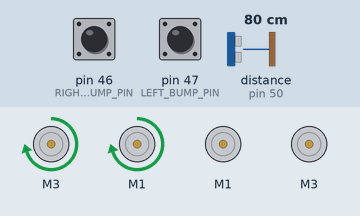
A sketch run on a simulated Arduino Mega 2560, built with avr-gcc and run on an emulated ATmega2560. Shown: 4 × DC motor (green arrow = forward, orange = backward, longer = faster). The test bench sets the inputs (shaded band); at power-on: pin 46 (RIGHT_BUMP_PIN) HIGH, pin 47 (LEFT_BUMP_PIN) HIGH, distance to the obstacle (sensor on pin 50) 80 cm. The echo pulse lasts 58.3 µs per cm; what the sketch prints to the serial monitor is not drawn.

Above: at 1.2 s.
1.3 s: pin 46 (RIGHT_BUMP_PIN) pulled LOW for 0.15 s
At 1.6 s:
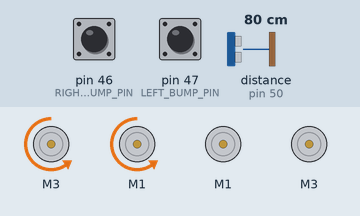
3.7 s: pin 47 (LEFT_BUMP_PIN) pulled LOW for 1 s
At 6.3 s:
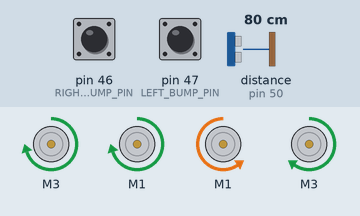
7.0 s: pin 47 (LEFT_BUMP_PIN) pulled LOW for 3.2 s
At 7.8 s:
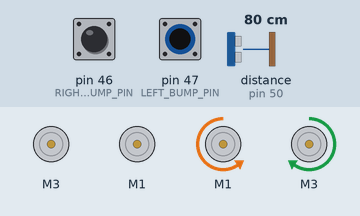
11.7 s: pin 46 (RIGHT_BUMP_PIN) pulled LOW for 1 s
At 14.8 s:
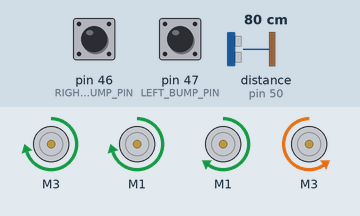
Timing chart, 0 to 16.0 s (numbered marks = the images above; inputs shaded):
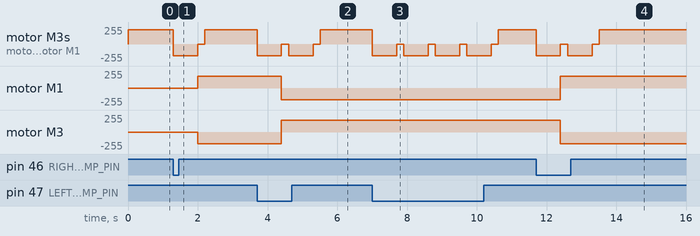

The sketch:

race_2.ino
```cpp
#include <Wire.h>
#include <Adafruit_MotorShield.h>
#include <math.h>
#include <breadboardbot.h>
#include <NewPing.h>

// Create the motor shield object with the default I2C address
Adafruit_MotorShield AFMS = Adafruit_MotorShield();

/* Define Constants */

// IO Pins used
const byte LEFT_BUMP_PIN = 47;    // Define DIGITAL Pins for left
const byte RIGHT_BUMP_PIN = 46;   // and right bump sensors
const byte SONIC_TRIGGER_PIN = 51;
const byte SONIC_ECHO_PIN = 50;

// Parameters controlling program behavior
// Bump behavior
const byte FORWARD_SPEED = 215;   // Define normal speeds
const byte BACKWARD_SPEED = 175;  // and backup/turn speed


// Sonic sensor
const float TARGET_DISTANCE_INCHES = 8;
const int MAX_SONIC_DISTANCE = 500;      // cm, optional, 500 cm is default

// Define 'ports' for motors.
const byte LEFT_MOTOR_PORT = 3;
const byte RIGHT_MOTOR_PORT = 1;

// Create pointers to motor control objects
Adafruit_DCMotor *motorLeft = AFMS.getMotor(LEFT_MOTOR_PORT);
Adafruit_DCMotor *motorRight = AFMS.getMotor(RIGHT_MOTOR_PORT);

/* Define new untrasonic sensor with trigger & echo pins and
   the maximum distance to be sensed. */
NewPing sonic(SONIC_TRIGGER_PIN, SONIC_ECHO_PIN, MAX_SONIC_DISTANCE);

void setup(void){
  AFMS.begin();  // create with the default frequency 1.6KHz
  // Turn off all motors to start, just a good habit
  motorLeft->run(FORWARD);
  motorRight->run(FORWARD);
  Serial.begin(9600);  //Begin serial communcation

  /*Set up Bump Pins with Arduino internal pullup resistors
    This will make them always high unless a bump switch is hit,
    which will make a connection to ground and they will read low. */
  pinMode(LEFT_BUMP_PIN,INPUT_PULLUP);
  pinMode(RIGHT_BUMP_PIN,INPUT_PULLUP);

  //  pinMode(SONIC_TRIGGER_PIN,OUTPUT);
  //  pinMode(SONIC_ECHO_PIN,INPUT);
}

void loop(){
  // Test some of the sonic library functions:
  int inches = sonic.ping_in();
  Serial.print(inches);

  motorLeft->run(FORWARD);
  motorRight->run(FORWARD);

  /*  Assuming no switches closed initially.  Drive forward: */
  motorLeft->setSpeed(FORWARD_SPEED);
  motorRight->setSpeed(FORWARD_SPEED);

  while(digitalRead(LEFT_BUMP_PIN) && digitalRead(RIGHT_BUMP_PIN));
	//&& Distance_inches(sonic.ping()) > TARGET_DISTANCE_INCHES)
  {
    motorLeft->run(FORWARD);
    motorRight->run(FORWARD);
  }

  /* If you got here, one of the bump switches was closed or B^3 is too
     close to something straight ahead */

  /* First check the LEFT sensor: */
  if(! digitalRead(LEFT_BUMP_PIN)) { // the LEFT side switch was bumped

    backUp(700);
    spin(90., 200, *motorLeft, *motorRight);

    motorLeft->run(RELEASE);               // Then stop power to the motors
    motorRight->run(RELEASE);              // and move to next section of code

  }
  /* Then check the right sensor: */
  else if(! digitalRead(RIGHT_BUMP_PIN)) { // the RIGHT side switch was bumped
    backUp(700);

    spin(-90., 200, *motorLeft, *motorRight);

    motorLeft->run(RELEASE);               // Then stop power to the motors
    motorRight->run(RELEASE);              // and move to next section of code
  }
  /* It must have been the sonar sensor
  else {
    motorLeft->run(RELEASE);   // So stop power to the motors
    motorRight->run(RELEASE);  // and move to next section of code
  }*/

  /*That is all!  Now go back to the beginning of the loop and
     drive straight ahead until somehting is bumped. */
}

void backUp(int howLong) {
    motorLeft->run(BACKWARD);
    motorRight->run(BACKWARD);

    motorLeft->setSpeed(BACKWARD_SPEED);
    motorRight->setSpeed(BACKWARD_SPEED);

    delay(howLong);                  // for specified duration
    motorLeft->run(RELEASE);               // Then stop power to the motors
    motorRight->run(RELEASE);              // and move to next section of code
}
```

Measured:
- after the input at 1.3 s, motor M3, motor M1: forward 215/255 → backward 175/255 at once, → stopped 0.70 s later, → forward 215/255 0.20 s later; motor M1: stopped → forward 175/255 after 0.70 s; motor M3: stopped → backward 175/255 after 0.70 s
- after the input at 3.7 s, motor M3, motor M1: forward 215/255 → backward 175/255 at once, → stopped 0.70 s later, → backward 175/255 0.20 s later, → stopped 0.70 s later, … (5 changes in this stretch); motor M1: forward 175/255 → backward 175/255 after 0.70 s; motor M3: backward 175/255 → forward 175/255 after 0.70 s
- after the input at 7.0 s, motor M3, motor M1: forward 215/255 → backward 175/255 at once, then repeats every 0.91 s: stopped 0.20 s, backward 175/255 0.70 s
- after the input at 11.7 s, motor M3, motor M1: forward 215/255 → backward 175/255 at once, → stopped 0.70 s later, → backward 175/255 0.20 s later, → stopped 0.70 s later, … (5 changes in this stretch); motor M1: backward 175/255 → forward 175/255 after 0.70 s; motor M3: forward 175/255 → backward 175/255 after 0.70 s
